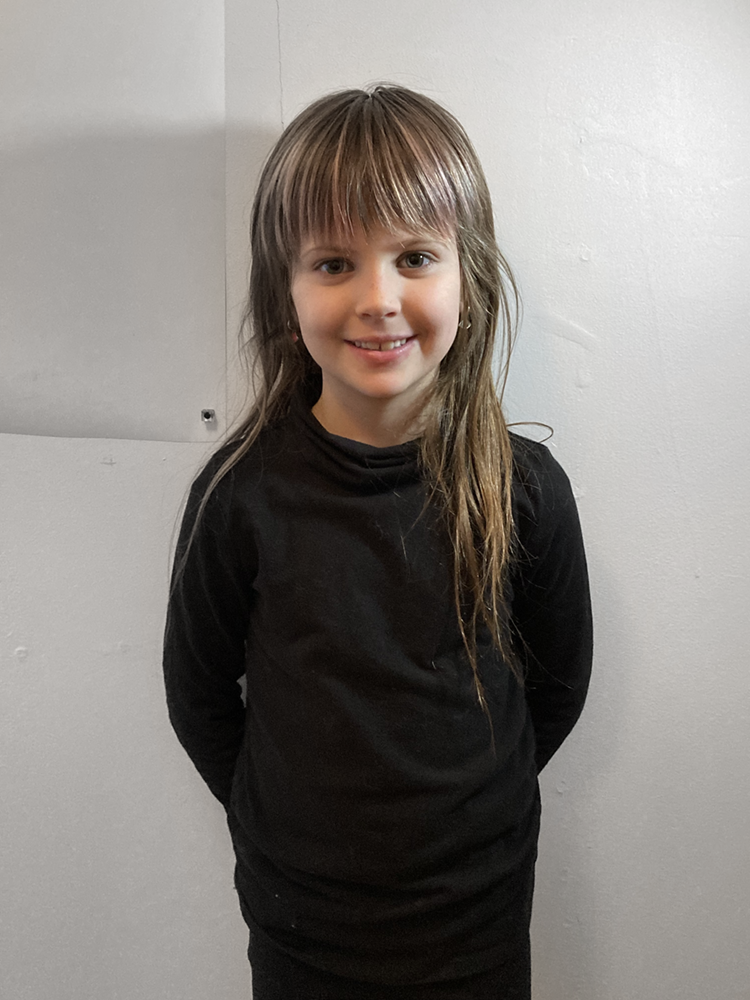
#> input picture Graphics/coco_1.png, 750 x 1000 px
$ jupyter execute --allow-errors Module2.ipynb
#> lines starting #> are read from the running program, lines starting #| are printed output that depends on the picture
# Module 2: Stepping Through An Image

"The basic technical distinction between analog(continous) and digital(discrete) representations is crucial(...)&ndash;  Rolling down a ramp is continous motion, but walking down stairs is a sequence of discrete steps&ndash;so you can count the number of steps, but not the number of levels on the ramp." &ndash; William Mitchell (The Reconfigured Eye)
****

### The Discrete Digital World

In the previous Module we examined a 200 x 200 digital image with a total of 40,000 individual pixels.  This is a key point to understand as we move into searching, transforming, and making predictions from digital image data. We can add more and more pixels to our grid to increase the resolution of our image but it will always have a set upper limit.  In our case this will be 40,000. There is never a fraction or negative value assigned to a pixel.  We are dealing only with whole numbers or non-negative real numbers.  The discrete nature of our data allows us to step through each individual pixel performing whichever operation is desired.

First let's draw our image.

[cell 1]
#Install Open CV and give tutorial on getting Jupyter notebook up and running.
# %pip install opencv-contrib-python
# %pip install matplotlib

#Import Libraries
import cv2
import numpy as np
import copy
import matplotlib.pyplot as plt

#Saving the image in a variable
img = cv2.imread('Graphics/coco_1.png')
#> img is the input picture: shape (1000, 750, 3); mean B, G, R 127.2, 131.5, 136.4

#OpenCV by defualt uses BGR instead of RGB.  Old digital camera standard.
img = cv2.cvtColor(img, cv2.COLOR_BGR2RGB)

#Use matplotlib while using a python notebook. Draw the image.
plt.imshow(img)

### The Step

To step through all the pixel values we need a control statement to tell the computer which values to iterate through.

If the values are in a 2D array we would want the following statment:<p>

+ For each row in our grid.<br>
+ Visit each pixel in the row. <br>

A **For Loop** is the perfect programming tool to use for this statement.  A for loop requires three pieces of information: the data you want it to itereate through, the index to start at, and the index to end at.

In Python we write a for loop in the following manner:

for ***data*** in range(***starting index***, ***ending index***):

Examining our statement we need to iterate through both the rows and individual pixels.  So we need two for loops to accomplish this statement.  This is called a **nested for loop**.

Sudo Code:<br>
For each row in our grid.<br>
Visit each pixel in the row. <br>

Python:<br>
for row in range(0, height):<br>
&nbsp;&nbsp;&nbsp;&nbsp;for pixel in range(0, width):<br>

Notice the spacing in the Python code.  A tab is used to indicate that one for loop is nested inside the other for loop.

The row is the first dimension in our array and the pixel is the second dimension.

image[row][pixel]

Let's use a nested for loop to step through all the pixels in our image.

[cell 2]
#Stepping through the image.

#Save the height and width.
h = img.shape[0]
#> h = 1000
w = img.shape[1]
#> w = 750
d = img.shape[2]
#> d = 3

#A counting variable so we can keep track how many values we have.
count = 0

#Let's step through each pixel

#For each row in our grid. y = row
for y in range(0,h):
    #Search each pixel in the row. x = pixel
    for x in range(0,w):
       count+=1
#> after the loop, count = 750000

#Print the total number of pixels. 200x200 = 40000
print(count)
#| 750000

#Reintialize the counting variable
count = 0

#Let's step through each RBG value.

#For each row in our grid. y = row
for y in range(0,h):
    #Search each pixel in the row. x = pixel
    for x in range(0,w):
        #Search each RGB value.
        for z in range(0,d):
             count+=1
#> after the loop, count = 2250000

#Print the total number of RGB values. 200x200x3 = 120000
print(count)
#| 2250000

Let's search for black and white pixels in our image.

[cell 3]
#Loop through the pixel array testing if the pixel is white.

#Save the height and width.
h = img.shape[0]
w = img.shape[1]

#Save the the RGB vales for white & black.
white = np.array([255,255,255])
black = np.array([0,0,0])

#A counting variable so we can keep track how many values we have.
count = 0

#For each row in our grid. y = row
for y in range(0,h):
    #Search each pixel in the row. x = pixel
    for x in range(0,w):
        #If the RGB values equal white.
        if np.array_equal(img[y,x],white):
            #Print the 2D array location.
            print("Pixel [",y,"]","[",x,"]", "is the color white.")
            #Increase the counting variable
            count+=1
#> after the loop, count = 3

#Print the total number of white pixels.
print("There are",count,"white pixels.")
#| There are 3 white pixels.

[cell 4]
#Now let's test for black pixels.

#Set our count variable to zero.
count = 0

#For each row in our grid.
for y in range(0,h):
    #Search each pixel in the row.
    for x in range(0,w):
        #If the RGB values equal white.
        if np.array_equal(img[y,x],black):
            #Print the 2D array location.
            print("Pixel [",y,"]","[",x,"]", "is the color black.")
            #Increase the counting variable.
            count+=1
#> after the loop, count = 60

#Print the total number of black pixels.
print("There are",count,"black pixels.")
#| There are 60 black pixels.

### Results

There are 5 white pixels and 401 black pixels.  Visually this makes sense, the large dark areas in her hair must be where most of the black values exist.  Her eyes may look like they are filled with white but our data is telling us different.  Her eyes would contain more than 5 white pixels.  It's good to remember that our monitors can not produce a 100% accurate reproduction of our image data and every human's eyes will interpret color differently.

Let's turn 401 black pixels to red (255,0,0) so we can view where they are in the image and see if at least one of our assumptions is right.

[cell 5]
#Let's turn the black pixels red to show there location.

#Let's save a copy of the image.
imgRed = copy.deepcopy(img)

#Save the RGB value for red.
red = np.array([255,0,0])

#For each row in our grid.
for y in range(0,h):
    #Search each pixel in the row.
    for x in range(0,w):
        #If the RGB values equal black.
        if np.array_equal(imgRed[y,x],black):
            #Turn the black pixel red.
            imgRed[y,x] = red
#> imgRed: shape (1000, 750, 3); mean R, G, B 136.4, 131.5, 127.2

#Draw the image.  Use matplotlib while using a python notebook.
plt.imshow(imgRed)

### Our First Image Filter

So far we have searched the pixel array for values that exactly match black or white.  What if you wanted to select all pixels above a certain brightness value?  This seems like a useful tool if you wanted to select those light values in her eyes and face that are not quite 100% white or the dark areas that make up her hair.  The segmenting of an image by it's brightness is called **Thresholding**.

To perform the Threshold filter on our image we set a fixed value as your dividing point between selected pixels and deselected pixels.  If your pixel value(s) are above the brightness threshold they are set to white and if they are below they are set to black.  A Threshold filter returns a binary image.

 Let's first convert our RGB image to greyscale so the brightness is saved in the pixel value.  The following code will take you through the process.

[cell 6]
#Let's turn our image grayscale.

#Let's copy our image
imgGrey = copy.deepcopy(img)


#For each row in our grid.
for y in range(0,h):
    #Search each pixel in the row
    for x in range(0,w):

        #Converting the color image to greyscale.  Average method.  Divide R,G,B values by 3 and sum them.
        imgGrey[y,x,0] = img[y,x,0]/3 + img[y,x,1]/3 + img[y,x,2]/3
        imgGrey[y,x,1] = img[y,x,0]/3 + img[y,x,1]/3 + img[y,x,2]/3
        imgGrey[y,x,2] = img[y,x,0]/3 + img[y,x,1]/3 + img[y,x,2]/3
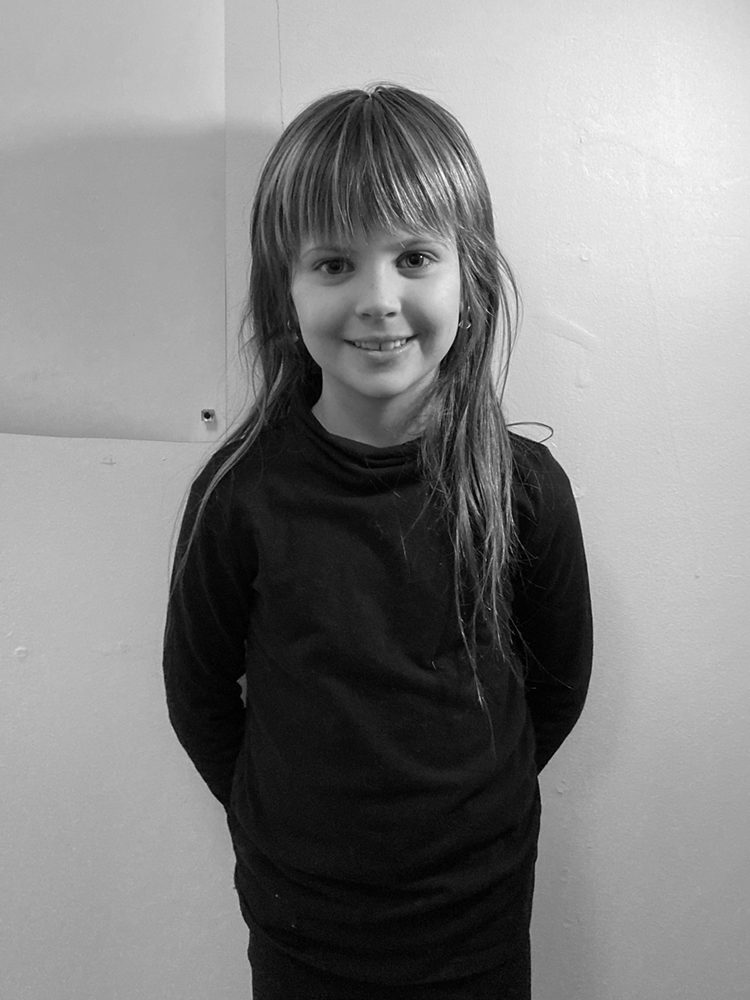
#> imgGrey: shape (1000, 750, 3); min 0, max 255, mean 131.4


#Combine the greyscale and the original image so they can be displayed at the same time.  axis=0 for vertical axis=1 for horizontal alignment.
imgTwo = np.concatenate((img, imgGrey), axis=1)
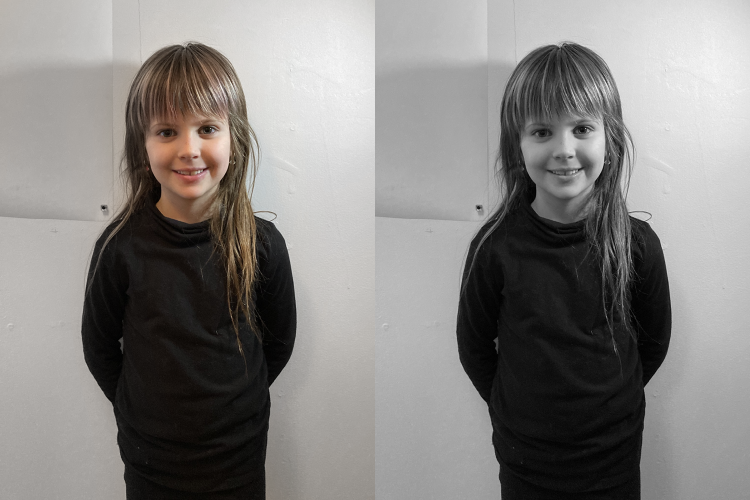
#> imgTwo: shape (1000, 1500, 3) (shown at 1/2 size); mean R, G, B 133.9, 131.5, 129.3

#Draw the image.  Use matplotlib while using a python notebook.
plt.imshow(imgTwo)

[cell 7]
#Now the OpenCv way to covert to grayscale.

#Convert all the pixels to greyscale values
imgOcvGrey = cv2.cvtColor(img, cv2.COLOR_BGR2GRAY)

#Convert back to RGB to display with plt
imgOcvGrey = cv2.cvtColor(imgOcvGrey, cv2.COLOR_BGR2RGB)
#> imgOcvGrey: shape (1000, 750, 3)

plt.imshow(imgOcvGrey)

[cell 8]
#Threshold filter on our image.

#Save the height, width, and channel depth.
h = img.shape[0]
w = img.shape[1]
d = img.shape[2]

#Let's copy our image and create a blank image array to store our threshold.
imgGrey = copy.deepcopy(img)
imgThres = np.zeros((img.shape[0],img.shape[1],img.shape[2]), dtype=np.uint8)

#For each row in our grid.
#> (the rest of this cell did not finish here and is left out)

[cell 9]
# OpenCv Threshold filter

th, imgOcvThres = cv2.threshold(imgGrey, 100, 255, cv2.THRESH_BINARY);
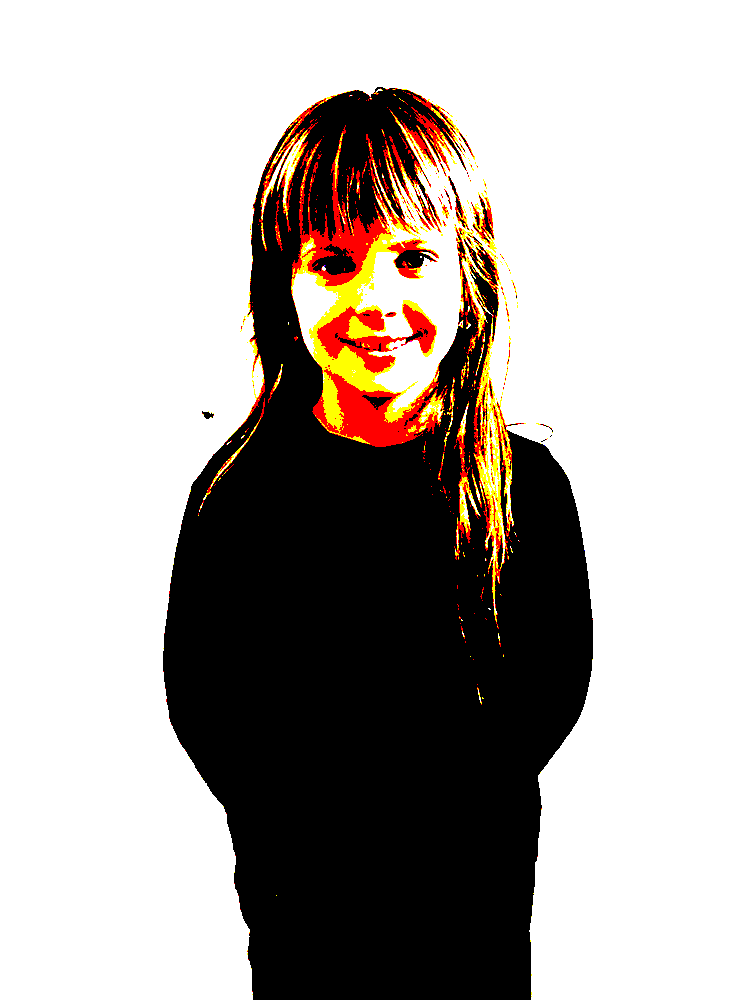
#> imgOcvThres: shape (1000, 750, 3); mean R, G, B 177.3, 170.9, 166.3
plt.imshow(imgOcvThres)
